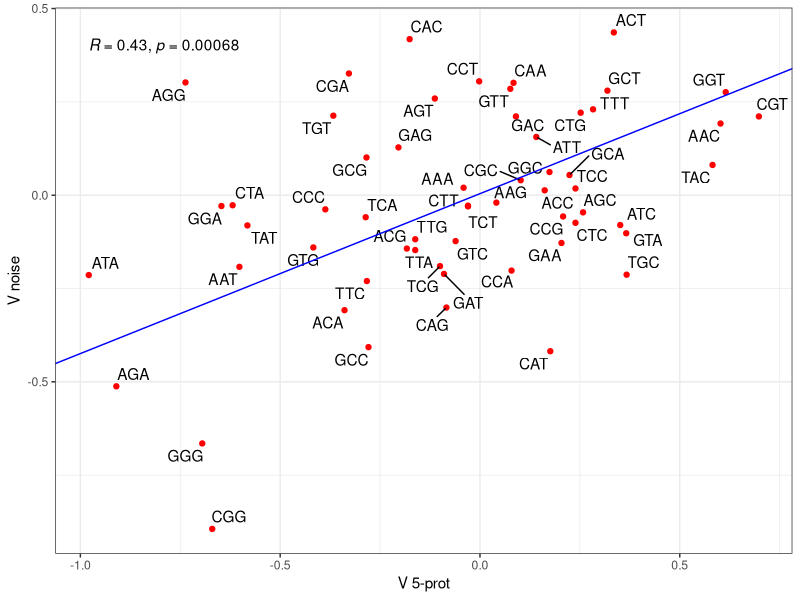

Write R code to recreate this figure.
library(ggplot2)
library(ggrepel)
library(ggpubr)

#read in Vnoise and V5-prot

data = read.csv("logodds_noise.csv", h = TRUE)

proteomics_data = read.csv("Ecoli_5prot_logodds_values.csv", h = TRUE)
proteomics_lo = proteomics_data[,c(1,3)]

log_odds_data = data
noise_lo = log_odds_data[,c("log_odds")]

#combine into one df

log_odds_df = cbind(proteomics_lo, noise_lo)

#Pearson's correlation between Vnoise and V5-prot

ct = cor.test(proteomics_lo$log_odds, data$log_odds, method = "pearson")
rvals = ct$estimate

#PCA to calculate slope and intercept of regression line

pca = prcomp(~log_odds+noise_lo, log_odds_df)
slp = with(pca, rotation[2,1] / rotation[1,1])
inte = with(pca, center[2] - slp*center[1])

#plot Vnoise against V5-prot

pdf("figure8.pdf")
fig8 = ggplot(log_odds_df, aes(x=log_odds, y=noise_lo, label = codon)) +
	geom_point(color = "red") +
	geom_text_repel() +
	theme_bw() +
	labs(x = "V 5-prot", y = "V noise") +
	geom_abline(slope = slp, intercept = inte, colour = "blue") +
	stat_cor(method = "pearson")
print(fig8)
dev.off()
